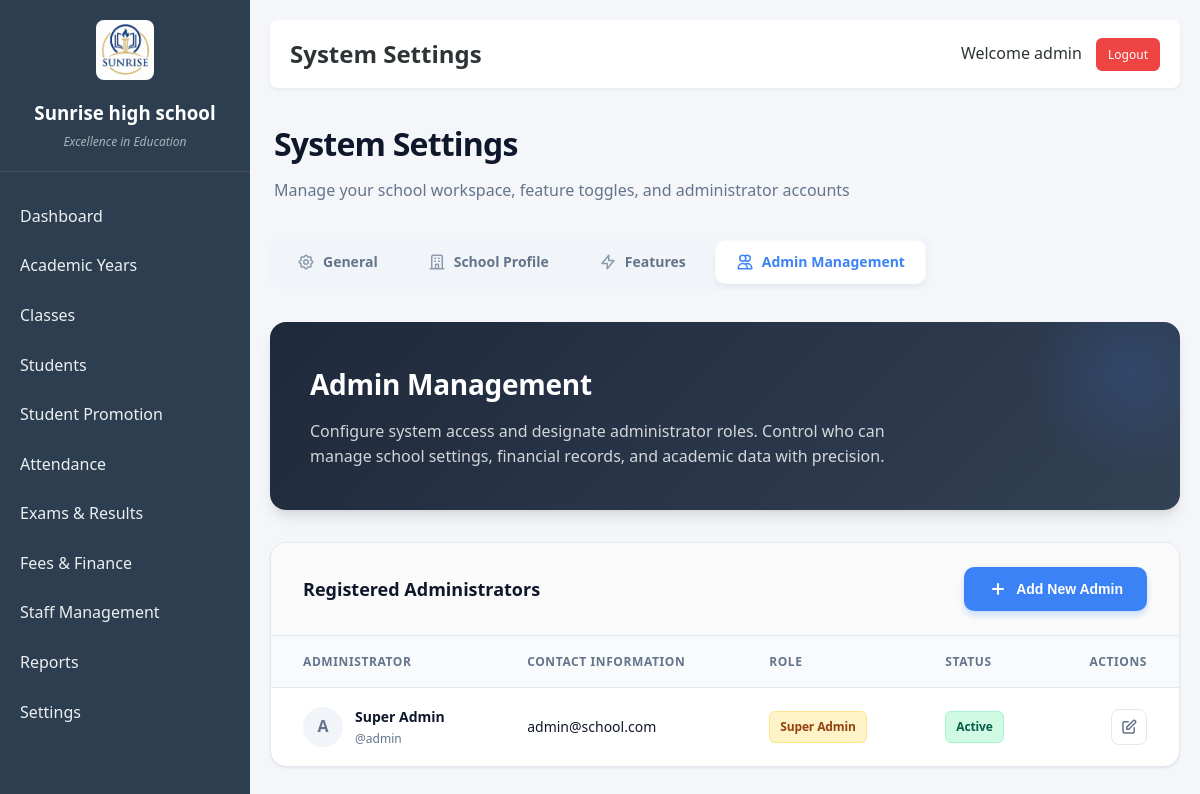
The page /modules/settings/index.php?tab=admin (signed in) on the database its author committed.
### tables this page shows
CREATE TABLE `settings` (
  `setting_id` int(11) NOT NULL AUTO_INCREMENT,
  `setting_key` varchar(100) NOT NULL,
  `setting_value` text,
  `setting_group` varchar(50) DEFAULT 'general',
  `updated_at` timestamp NULL DEFAULT current_timestamp() ON UPDATE current_timestamp(),
  PRIMARY KEY (`setting_id`),
  UNIQUE KEY `setting_key` (`setting_key`)
);

CREATE TABLE `users` (
  `user_id` int(11) NOT NULL AUTO_INCREMENT,
  `username` varchar(100) NOT NULL,
  `password_hash` varchar(255) NOT NULL,
  `role_id` int(11) NOT NULL,
  `email` varchar(150) DEFAULT NULL,
  `full_name` varchar(100) DEFAULT NULL,
  `phone` varchar(20) DEFAULT NULL,
  `is_active` tinyint(1) DEFAULT 1,
  `created_at` timestamp NOT NULL DEFAULT current_timestamp(),
  `last_login` timestamp NULL DEFAULT NULL,
  PRIMARY KEY (`user_id`),
  UNIQUE KEY `username` (`username`),
  KEY `role_id` (`role_id`),
  CONSTRAINT `users_ibfk_1` FOREIGN KEY (`role_id`) REFERENCES `roles` (`role_id`)
);

### includes/load_settings.php (called while the page is built, shortened)
<?php
$APP_SETTINGS = [];
if (isset($conn)) {
    $result = mysqli_query($conn, "SELECT * FROM settings");
    if ($result) {
        while ($row = mysqli_fetch_assoc($result)) {
            $APP_SETTINGS[$row['setting_key']] = $row['setting_value'];
        }
    }
}
function get_setting($key, $default = '') {
    global $APP_SETTINGS;
    return isset($APP_SETTINGS[$key]) ? $APP_SETTINGS[$key] : $default;
}
?>

### includes/auth_functions.php (called while the page is built, shortened)
<?php
require_once __DIR__ . '/../config/database.php';
require_once __DIR__ . '/load_settings.php';
?>

### modules/settings/index.php (the view, shortened to what this page needs)
<?php
require_once '../../includes/auth_functions.php';
require_once '../../includes/load_settings.php';
include '../../includes/header.php';
$active_tab = $_GET['tab'] ?? 'general';
?>
<div class="settings-header">
    <div class="settings-title-group">
        <h1 class="settings-title">System Settings</h1>
        <p class="settings-subtitle">Manage your school workspace, feature toggles, and administrator accounts</p>
    </div>
</div>
<div class="settings-container">
    <div class="settings-tabs">
        <a href="?tab=general" class="tab-item <?php echo $active_tab == 'general' ? 'active' : ''; ?>">
            General
        </a>
        <a href="?tab=school" class="tab-item <?php echo $active_tab == 'school' ? 'active' : ''; ?>">
            <svg width="18" height="18" fill="none" stroke="currentColor" viewBox="0 0 24 24">
                <path stroke-linecap="round" stroke-linejoin="round" stroke-width="2"
                    d="M19 21V5a2 2 0 00-2-2H7a2 2 0 00-2 2v16m14 0h2m-2 0h-5m-9 0H3m2 0h5M9 7h1m-1 4h1m4-4h1m-1 4h1m-5 10v-5a1 1 0 011-1h2a1 1 0 011 1v5m-4 0h4" />
            </svg>
            School Profile
        </a>
        <a href="?tab=features" class="tab-item <?php echo $active_tab == 'features' ? 'active' : ''; ?>">
            <svg width="18" height="18" fill="none" stroke="currentColor" viewBox="0 0 24 24">
                <path stroke-linecap="round" stroke-linejoin="round" stroke-width="2" d="M13 10V3L4 14h7v7l9-11h-7z" />
            </svg>
            Features
        </a>
        <?php if ($_SESSION['role'] == 'super_admin'): ?>
            <a href="?tab=admin" class="tab-item <?php echo $active_tab == 'admin' ? 'active' : ''; ?>">
                <svg width="18" height="18" fill="none" stroke="currentColor" viewBox="0 0 24 24">
                    <path stroke-linecap="round" stroke-linejoin="round" stroke-width="2"
                        d="M12 4.354a4 4 0 110 5.292M15 21H3v-1a6 6 0 0112 0v1zm0 0h6v-1a6 6 0 00-9-5.197M13 7a4 4 0 11-8 0 4 4 0 018 0z" />
                </svg>
                Admin Management
            </a>
        <?php endif; ?>
    </div>
    <div class="settings-content">
    <?php if ($active_tab == 'admin' && $_SESSION['role'] == 'super_admin'): ?>
        <div class="admin-hero">
            <div class="admin-hero-content">
                <h2>Admin Management</h2>
                <p>Configure system access and designate administrator roles. Control who can manage school
                    settings, financial records, and academic data with precision.</p>
            </div>
        </div>
        <div class="table-container">
            <div class="table-header-row">
                <h4 class="table-title">Registered Administrators</h4>
                <button type="button" onclick="showAddAdminModal()" class="btn-add">
                    <svg width="20" height="20" fill="none" stroke="currentColor" viewBox="0 0 24 24">
                        <path stroke-linecap="round" stroke-linejoin="round" stroke-width="2.5"
                            d="M12 6v6m0 0v6m0-6h6m-6 0H6" />
                    </svg>
                    Add New Admin
                </button>
            </div>
            <?php
            if ($_SESSION['role'] == 'super_admin') {
                $admin_sql = "SELECT u.*, r.role_name
                                      FROM users u
                                      JOIN roles r ON u.role_id = r.role_id
                                      WHERE r.role_name IN ('super_admin', 'admin')
                                      ORDER BY r.role_name, u.username";
            } else {
                $admin_sql = "SELECT u.*, r.role_name
                                      FROM users u
                                      JOIN roles r ON u.role_id = r.role_id
                                      WHERE r.role_name = 'admin'
                                      ORDER BY u.username";
            }
            $admin_result = mysqli_query($conn, $admin_sql);
            ?>
            <table class="premium-table">
                <thead>
                    <tr>
                        <th>Administrator</th>
                        <th>Contact Information</th>
                        <th>Role</th>
                        <th>Status</th>
                        <th style="text-align: right;">Actions</th>
                    </tr>
                </thead>
                <tbody>
                    <?php while ($admin = mysqli_fetch_assoc($admin_result)): ?>
                        <tr>
                            <td>
                                <div style="display: flex; align-items: center; gap: 12px;">
                                    <div
                                        style="width: 40px; height: 40px; border-radius: 50%; background: #f1f5f9; display: flex; align-items: center; justify-content: center; color: #64748b; font-weight: 700; font-size: 16px;">
                                        <?php echo strtoupper(substr($admin['username'], 0, 1)); ?>
                                    </div>
                                    <div>
                                        <div style="font-weight: 700; color: var(--s-text-main);">
                                            <?php echo htmlspecialchars($admin['full_name'] ?? 'No Name'); ?>
                                        </div>
                                        <div style="font-size: 12px; color: var(--s-text-muted);">
                                            @<?php echo htmlspecialchars($admin['username']); ?></div>
                                    </div>
                                </div>
                            </td>
                            <td>
                                <div style="font-weight: 500;">
                                    <?php echo htmlspecialchars($admin['email'] ?? 'No Email'); ?>
                                </div>
                            </td>
                            <td>
                                <span
                                    class="badge <?php echo $admin['role_name'] == 'super_admin' ? 'badge-super-admin' : 'badge-admin'; ?>">
                                    <?php echo $admin['role_name'] == 'super_admin' ? 'Super Admin' : 'Administrator'; ?>
                                </span>
                            </td>
                            <td>
                                <span class="badge <?php echo $admin['is_active'] ? 'badge-active' : 'badge-inactive'; ?>">
                                    <?php echo $admin['is_active'] ? 'Active' : 'Inactive'; ?>
                                </span>
                            </td>
                            <td>
                                <div class="action-btn-group" style="justify-content: flex-end;">
                                    <?php if ($admin['role_name'] == 'super_admin' && $admin['user_id'] != $_SESSION['user_id']): ?>
                                        <span
                                            style="color: var(--s-text-muted); font-size: 12px; font-weight: 600; padding: 0 8px;">Protected</span>
                                    <?php else: ?>
                                        <button type="button"
                                            onclick="editAdmin(<?php echo $admin['user_id']; ?>, '<?php echo addslashes($admin['username']); ?>', '<?php echo addslashes($admin['full_name'] ?? ''); ?>', '<?php echo addslashes($admin['email'] ?? ''); ?>', '<?php echo $admin['role_name']; ?>', <?php echo $admin['is_active']; ?>)"
                                            class="btn-icon" title="Edit Account">
                                            <svg width="18" height="18" fill="none" stroke="currentColor" viewBox="0 0 24 24">
                                                <path stroke-linecap="round" stroke-linejoin="round" stroke-width="2"
                                                    d="M11 5H6a2 2 0 00-2 2v11a2 2 0 002 2h11a2 2 0 002-2v-5m-1.414-9.414a2 2 0 112.828 2.828L11.828 15H9v-2.828l8.586-8.586z" />
                                            </svg>
                                        </button>
                                    <?php endif; ?>
                                </div>
                            </td>
                        </tr>
                    <?php endwhile; ?>
                </tbody>
            </table>
        </div>
    <?php endif; ?>
</div>
</div>
<br><br>
<?php
include '../../includes/footer.php';
?>

### includes/sidebar.php (shortened to what this page needs)
<?php
$role = $_SESSION['role'] ?? 'guest';
?>
<aside class="sidebar">
    <div class="sidebar-header">
        <?php
        $logo = get_setting('school_logo');
        $logo_position = get_setting('logo_position', 'above');
        $has_logo = $logo && file_exists(__DIR__ . '/../uploads/' . $logo);
        if ($has_logo && $logo_position == 'above'):
            ?>
            <img src="<?php echo BASE_URL . 'uploads/' . $logo; ?>" alt="School Logo"
                style="max-width: 60px; max-height: 60px; margin-bottom: 10px; border-radius: 8px;">
        <?php endif; ?>
        <h3><?php echo get_setting('school_name', APP_NAME); ?></h3>
        <?php if ($motto = get_setting('school_motto')): ?>
            <div style="font-size: 12px; color: rgba(255,255,255,0.6); margin-top: 4px; font-style: italic;">
                <?php echo htmlspecialchars($motto); ?>
            </div>
        <?php endif; ?>
    </div>
    <nav class="sidebar-nav">
        <ul>
            <li><a href="<?php echo BASE_URL; ?>modules/dashboard/index.php">Dashboard</a></li>
            <?php if (in_array($role, ['super_admin', 'admin', 'teacher'])): ?>
                <?php if (in_array($role, ['super_admin', 'admin'])): ?>
                    <li><a href="<?php echo BASE_URL; ?>modules/academics/terms.php">Academic Years</a></li>
                <?php endif; ?>
                <li><a href="<?php echo BASE_URL; ?>modules/classes/index.php">Classes</a></li>
                <li><a href="<?php echo BASE_URL; ?>modules/students/index.php">Students</a></li>
                <?php if (in_array($role, ['super_admin', 'admin'])): ?>
                    <li><a href="<?php echo BASE_URL; ?>modules/students/promotion.php">Student Promotion</a></li>
                <?php endif; ?>
                <li id="nav-attendance"
                    style="<?php echo get_setting('enable_attendance', '1') == '0' ? 'display: none;' : ''; ?>">
                    <a href="<?php echo BASE_URL; ?>modules/attendance/index.php">Attendance</a>
                </li>
                <li><a href="<?php echo BASE_URL; ?>modules/exams/index.php">Exams & Results</a></li>
            <?php endif; ?>
            <?php if (in_array($role, ['super_admin', 'admin', 'accountant'])): ?>
                <li><a href="<?php echo BASE_URL; ?>modules/finance/index.php">Fees & Finance</a></li>
            <?php endif; ?>
            <?php if (in_array($role, ['super_admin', 'admin'])): ?>
                <li><a href="<?php echo BASE_URL; ?>modules/staff/index.php">Staff Management</a></li>
                <li><a href="<?php echo BASE_URL; ?>modules/reports/index.php">Reports</a></li>
                <li><a href="<?php echo BASE_URL; ?>modules/settings/index.php">Settings</a></li>
            <?php endif; ?>
        </ul>
    </nav>
</aside>

### assets/css/style.css (style rules this page uses)
:root { --primary-color: #2c3e50; --secondary-color: #3498db; --accent-color: #e74c3c; --success-color: #27ae60; --warning-color: #f1c40f; --light-bg: #f5f6fa; --white: #ffffff; --text-color: #2d3436; --border-color: #dcdde1; --sidebar-width: 250px; }
* { box-sizing: border-box; margin: 0; padding: 0; }
body { font-family: 'Segoe UI', Tahoma, Geneva, Verdana, sans-serif; background-color: var(--light-bg); color: var(--text-color); line-height: 1.6; }
a { text-decoration: none; color: inherit; }
.sidebar { width: var(--sidebar-width); background-color: var(--primary-color); color: var(--white); display: flex; flex-direction: column; position: fixed; height: 100vh; left: 0; top: 0; overflow-y: auto; }
.sidebar-header { padding: 20px; text-align: center; border-bottom: 1px solid rgba(255, 255, 255, 0.1); }
.sidebar-nav { padding: 20px 0; flex: 1; }
.sidebar-nav ul { list-style: none; }
.sidebar-nav li a { display: block; padding: 12px 20px; color: #ecf0f1; transition: background 0.3s; }

### assets/css/mobile.css (style rules this page uses)
:root { --mobile-primary: #3b82f6; --mobile-success: #10b981; --mobile-danger: #ef4444; --mobile-bg: #f8fafc; --mobile-card: #ffffff; --mobile-text: #1e293b; --mobile-text-light: #64748b; --mobile-border: #e2e8f0; --mobile-shadow-sm: 0 1px 2px rgba(0, 0, 0, 0.05); --mobile-shadow-md: 0 4px 6px rgba(0, 0, 0, 0.07); --mobile-shadow-lg: 0 10px 15px rgba(0, 0, 0, 0.1); --mobile-radius-sm: 6px; --mobile-radius-md: 8px; --mobile-radius-lg: 12px; }
* { max-width: 100%; }
img, table, .table { max-width: 100%; height: auto; }

### rows shown on the page
settings: setting_value "Sunrise high school"
users: username "A", full_name "Super Admin", username "admin", email "admin@school.com", is_active "Active"

### other values the page prints
$motto "Excellence in Education"
$page_title "System Settings"
$_SESSION['username'] "admin"
